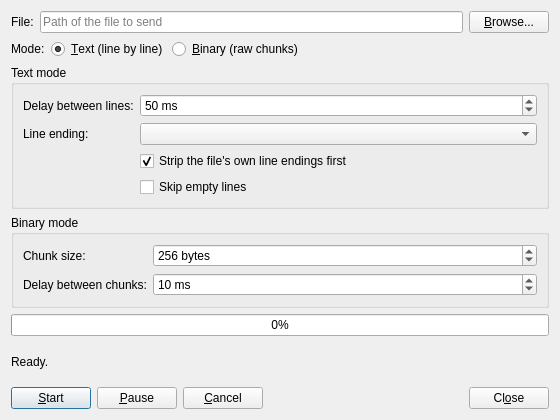
<?xml version="1.0" encoding="UTF-8"?>
<ui version="4.0">
 <class>SendFileDialog</class>
 <widget class="QDialog" name="SendFileDialog">
  <property name="geometry">
   <rect>
    <x>0</x>
    <y>0</y>
    <width>560</width>
    <height>420</height>
   </rect>
  </property>
  <property name="windowTitle">
   <string>Send File</string>
  </property>
  <layout class="QVBoxLayout" name="verticalLayout">
   <item>
    <layout class="QHBoxLayout" name="fileLayout">
     <item>
      <widget class="QLabel" name="fileLabel">
       <property name="text">
        <string>File:</string>
       </property>
      </widget>
     </item>
     <item>
      <widget class="QLineEdit" name="filePathEdit">
       <property name="placeholderText">
        <string>Path of the file to send</string>
       </property>
       <property name="clearButtonEnabled">
        <bool>true</bool>
       </property>
      </widget>
     </item>
     <item>
      <widget class="QPushButton" name="browseButton">
       <property name="text">
        <string>&amp;Browse...</string>
       </property>
      </widget>
     </item>
    </layout>
   </item>
   <item>
    <layout class="QHBoxLayout" name="modeLayout">
     <item>
      <widget class="QLabel" name="modeLabel">
       <property name="text">
        <string>Mode:</string>
       </property>
      </widget>
     </item>
     <item>
      <widget class="QRadioButton" name="modeTextRadio">
       <property name="toolTip">
        <string>Send the file line by line with a delay between lines (shell scripts, U-Boot environments).</string>
       </property>
       <property name="text">
        <string>&amp;Text (line by line)</string>
       </property>
       <property name="checked">
        <bool>true</bool>
       </property>
      </widget>
     </item>
     <item>
      <widget class="QRadioButton" name="modeBinaryRadio">
       <property name="toolTip">
        <string>Send the raw bytes in fixed-size chunks.</string>
       </property>
       <property name="text">
        <string>&amp;Binary (raw chunks)</string>
       </property>
      </widget>
     </item>
     <item>
      <spacer name="modeSpacer">
       <property name="orientation">
        <enum>Qt::Orientation::Horizontal</enum>
       </property>
       <property name="sizeHint" stdset="0">
        <size>
         <width>40</width>
         <height>20</height>
        </size>
       </property>
      </spacer>
     </item>
    </layout>
   </item>
   <item>
    <widget class="QGroupBox" name="textGroup">
     <property name="title">
      <string>Text mode</string>
     </property>
     <layout class="QFormLayout" name="textForm">
      <item row="0" column="0">
       <widget class="QLabel" name="lineDelayLabel">
        <property name="text">
         <string>Delay between lines:</string>
        </property>
       </widget>
      </item>
      <item row="0" column="1">
       <widget class="QSpinBox" name="lineDelaySpin">
        <property name="suffix">
         <string> ms</string>
        </property>
        <property name="minimum">
         <number>0</number>
        </property>
        <property name="maximum">
         <number>60000</number>
        </property>
        <property name="singleStep">
         <number>10</number>
        </property>
        <property name="value">
         <number>50</number>
        </property>
       </widget>
      </item>
      <item row="1" column="0">
       <widget class="QLabel" name="lineEndingLabel">
        <property name="text">
         <string>Line ending:</string>
        </property>
       </widget>
      </item>
      <item row="1" column="1">
       <widget class="QComboBox" name="lineEndingCombo"/>
      </item>
      <item row="2" column="1">
       <widget class="QCheckBox" name="stripEndingsCheck">
        <property name="text">
         <string>Strip the file's own line endings first</string>
        </property>
        <property name="checked">
         <bool>true</bool>
        </property>
       </widget>
      </item>
      <item row="3" column="1">
       <widget class="QCheckBox" name="skipEmptyCheck">
        <property name="text">
         <string>Skip empty lines</string>
        </property>
       </widget>
      </item>
     </layout>
    </widget>
   </item>
   <item>
    <widget class="QGroupBox" name="binaryGroup">
     <property name="title">
      <string>Binary mode</string>
     </property>
     <layout class="QFormLayout" name="binaryForm">
      <item row="0" column="0">
       <widget class="QLabel" name="chunkSizeLabel">
        <property name="text">
         <string>Chunk size:</string>
        </property>
       </widget>
      </item>
      <item row="0" column="1">
       <widget class="QSpinBox" name="chunkSizeSpin">
        <property name="suffix">
         <string> bytes</string>
        </property>
        <property name="minimum">
         <number>1</number>
        </property>
        <property name="maximum">
         <number>65536</number>
        </property>
        <property name="singleStep">
         <number>64</number>
        </property>
        <property name="value">
         <number>256</number>
        </property>
       </widget>
      </item>
      <item row="1" column="0">
       <widget class="QLabel" name="chunkDelayLabel">
        <property name="text">
         <string>Delay between chunks:</string>
        </property>
       </widget>
      </item>
      <item row="1" column="1">
       <widget class="QSpinBox" name="chunkDelaySpin">
        <property name="suffix">
         <string> ms</string>
        </property>
        <property name="minimum">
         <number>0</number>
        </property>
        <property name="maximum">
         <number>60000</number>
        </property>
        <property name="value">
         <number>10</number>
        </property>
       </widget>
      </item>
     </layout>
    </widget>
   </item>
   <item>
    <widget class="QProgressBar" name="progressBar">
     <property name="minimum">
      <number>0</number>
     </property>
     <property name="maximum">
      <number>100</number>
     </property>
     <property name="value">
      <number>0</number>
     </property>
     <property name="textVisible">
      <bool>true</bool>
     </property>
    </widget>
   </item>
   <item>
    <widget class="QLabel" name="statusLabel">
     <property name="text">
      <string>Ready.</string>
     </property>
     <property name="wordWrap">
      <bool>true</bool>
     </property>
    </widget>
   </item>
   <item>
    <layout class="QHBoxLayout" name="buttonLayout">
     <item>
      <widget class="QPushButton" name="startButton">
       <property name="text">
        <string>&amp;Start</string>
       </property>
       <property name="default">
        <bool>true</bool>
       </property>
      </widget>
     </item>
     <item>
      <widget class="QPushButton" name="pauseButton">
       <property name="text">
        <string>&amp;Pause</string>
       </property>
      </widget>
     </item>
     <item>
      <widget class="QPushButton" name="cancelButton">
       <property name="text">
        <string>&amp;Cancel</string>
       </property>
      </widget>
     </item>
     <item>
      <spacer name="buttonSpacer">
       <property name="orientation">
        <enum>Qt::Orientation::Horizontal</enum>
       </property>
       <property name="sizeHint" stdset="0">
        <size>
         <width>40</width>
         <height>20</height>
        </size>
       </property>
      </spacer>
     </item>
     <item>
      <widget class="QPushButton" name="closeButton">
       <property name="text">
        <string>Cl&amp;ose</string>
       </property>
       <property name="autoDefault">
        <bool>false</bool>
       </property>
      </widget>
     </item>
    </layout>
   </item>
  </layout>
 </widget>
 <resources/>
 <connections/>
</ui>
